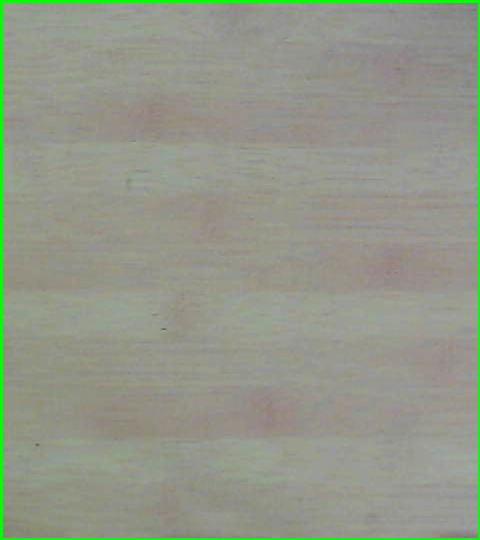
#> input picture 图像上的算数运算/subtract1.jpg, 480 x 540 px
$ python '图像相减1.py'
#> lines starting #> are read from the running program, lines starting #| are printed output that depends on the picture
"""
subtract—图像矩阵相减

函数原型：cv2.subtract(src1, src2, dst=None, mask=None, dtype=None)

src1：图像矩阵1

src1：图像矩阵2

dst：默认选项

mask：默认选项

dtype：默认选项
"""

import numpy as np
import cv2


img1 = cv2.imread('./subtract1.jpg', cv2.IMREAD_GRAYSCALE)
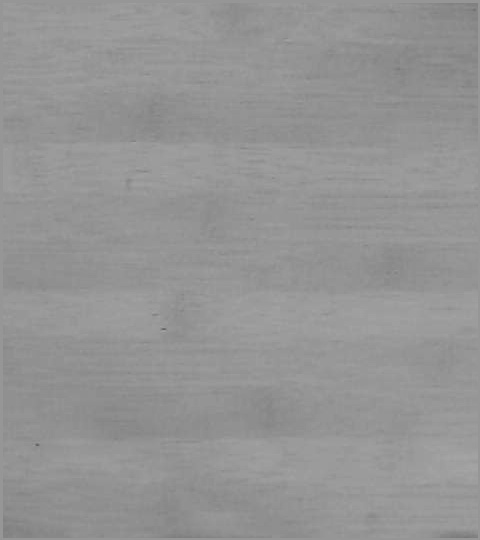
#> img1: shape (540, 480); min 95, max 165, mean 148.5
img2 = cv2.imread('./subtract2.jpg', cv2.IMREAD_GRAYSCALE)
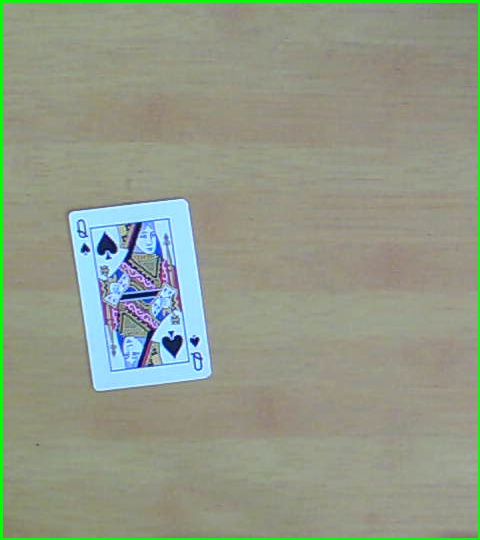
#> input picture 图像上的算数运算/subtract2.jpg, 480 x 540 px
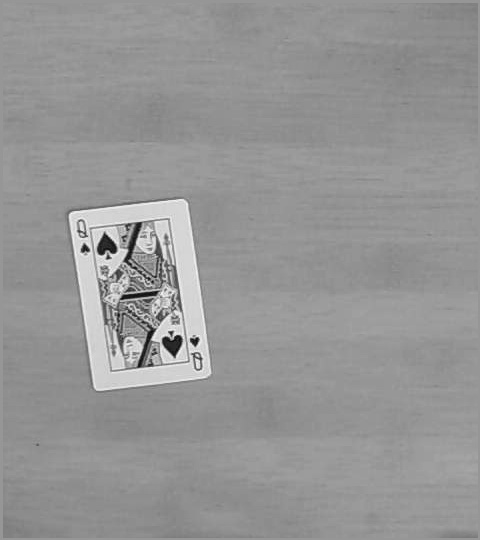
#> img2: shape (540, 480); min 5, max 252, mean 149.8

cv2.imshow('1', img1)
cv2.imshow('2', img2)

st = img2 - img1
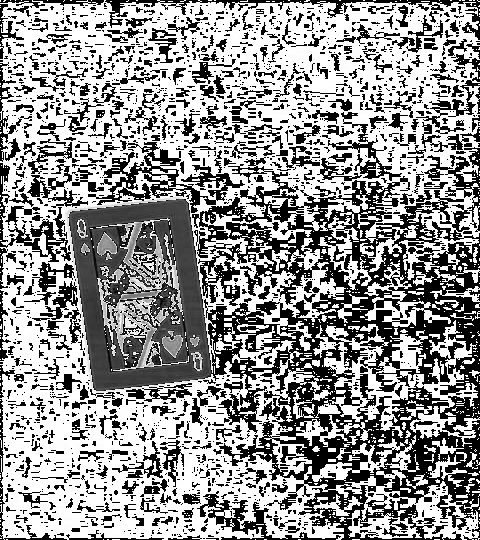
#> st: shape (540, 480); min 0, max 255, mean 149.1

cv2.imshow('after', st)


cv2.waitKey(0)
cv2.destroyAllWindows()
